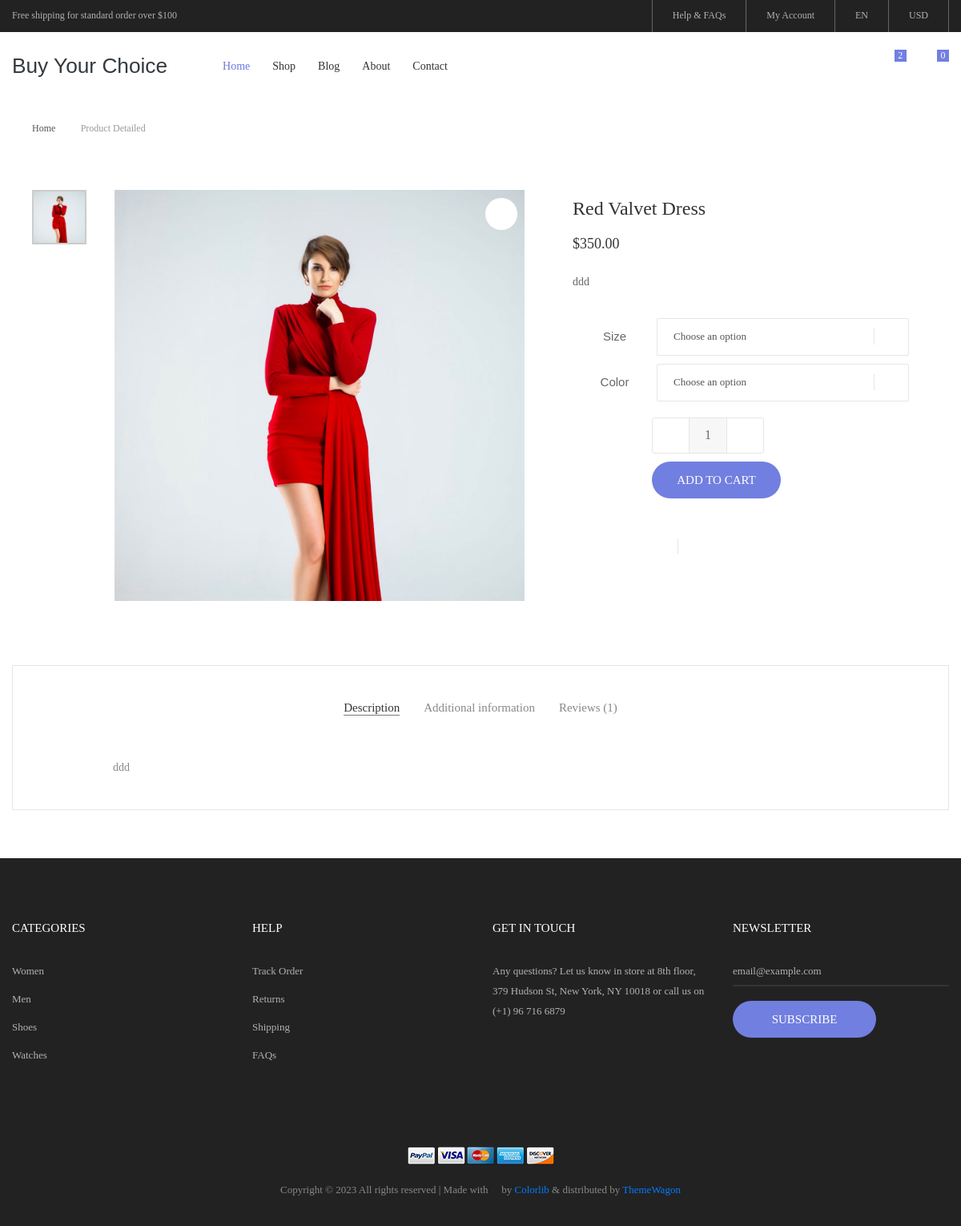
/product_detailed/33, run on the app's committed database.
### Admin/models.py (models this page shows)
class ProductImage(models.Model):
    product = models.ForeignKey(Product, related_name='images', on_delete=models.CASCADE)
    image = models.ImageField(upload_to='product_images/')
    created_at = models.DateTimeField(auto_now_add=True)
    updated_at = models.DateTimeField(auto_now=True)

class Product(models.Model):
    user = models.ForeignKey(User, on_delete=models.CASCADE)
    category = models.ForeignKey(Category, related_name='category', on_delete=models.CASCADE)
    name = models.CharField(max_length=100)
    description = models.TextField()
    location = models.TextField()
    price = models.DecimalField(max_digits=10, decimal_places=2)
    fearured_image = models.ImageField(upload_to='product_images/')
    status = models.IntegerField(default=1)
    created_at = models.DateTimeField(auto_now_add=True)
    updated_at = models.DateTimeField(auto_now=True)

### Ecommerce/views.py (the view)
# urls.py: path('product_detailed/<int:id>',views.product_detailed),
def product_detailed(request,id):
    product = Product.objects.get(pk = id)
    return render(request,'product-detail.html',{'product':product})

### templates/product-detail.html (shortened to what this page needs)
{% extends 'base.html' %}
{% load static %}
{% block content %}
<div class="container" style="margin-top: 80px;">
	<div class="bread-crumb flex-w p-l-25 p-r-15 p-t-30 p-lr-0-lg">
		<a href="index.html" class="stext-109 cl8 hov-cl1 trans-04">
			Home
			<i class="fa fa-angle-right m-l-9 m-r-10" aria-hidden="true"></i>
		</a>
		<span class="stext-109 cl4">
			Product Detailed
		</span>
	</div>
</div>
<section class="sec-product-detail bg0 p-t-65 p-b-60">
	<div class="container">
		<div class="row">
			<div class="col-md-6 col-lg-7 p-b-30">
				<div class="p-l-25 p-r-30 p-lr-0-lg">
					<div class="wrap-slick3 flex-sb flex-w">
						<div class="wrap-slick3-dots"></div>
						<div class="slick3 gallery-lb">
							{% for img in product.images.all %}
							<div class="item-slick3" data-thumb="/{{img.image}}">
								<div class="wrap-pic-w pos-relative">
									<img src="/{{img.image}}" alt="{{img.image}}">
									<a class="flex-c-m size-108 how-pos1 bor0 fs-16 cl10 bg0 hov-btn3 trans-04"
										href="/{{img.image}}">
										<i class="fa fa-expand"></i>
									</a>
								</div>
							</div>
							{% endfor %}
						</div>
					</div>
				</div>
			</div>
			<div class="col-md-6 col-lg-5 p-b-30">
				<div class="p-r-50 p-t-5 p-lr-0-lg">
					<h4 class="mtext-105 cl2 js-name-detail p-b-14">
						{{ product.name }}
					</h4>
					<span class="mtext-106 cl2">
						${{ product.price }}
					</span>
					<p class="stext-102 cl3 p-t-23">
						{{ product.description }}
					</p>
					<div class="p-t-33">
						<div class="flex-w flex-r-m p-b-10">
							<div class="size-203 flex-c-m respon6">
								Size
							</div>
							<div class="size-204 respon6-next">
								<div class="rs1-select2 bor8 bg0">
								</div>
							</div>
						</div>
						<div class="flex-w flex-r-m p-b-10">
							<div class="size-203 flex-c-m respon6">
								Color
							</div>
							<div class="size-204 respon6-next">
								<div class="rs1-select2 bor8 bg0">
								</div>
							</div>
						</div>
						<div class="flex-w flex-r-m p-b-10">
							<form action="/add-to-cart" method="post">
								<div class="size-204 flex-w flex-m respon6-next">
									<div class="wrap-num-product flex-w m-r-20 m-tb-10">
										<div class="btn-num-product-down cl8 hov-btn3 trans-04 flex-c-m">
											<i class="fs-16 zmdi zmdi-minus"></i>
										</div>
										<input class="mtext-104 cl3 txt-center num-product" type="number"
											name="quantity" value="1">
										<div class="btn-num-product-up cl8 hov-btn3 trans-04 flex-c-m">
											<i class="fs-16 zmdi zmdi-plus"></i>
										</div>
									</div>
									<button type="submit"
										class="flex-c-m stext-101 cl0 size-101 bg1 bor1 hov-btn1 p-lr-15 trans-04 js-addcart-detail">
										Add to cart
									</button>
								</div>
							</form>
						</div>
					</div>
					<div class="flex-w flex-m p-l-100 p-t-40 respon7">
						<div class="flex-m bor9 p-r-10 m-r-11">
							<a href="#"
								class="fs-14 cl3 hov-cl1 trans-04 lh-10 p-lr-5 p-tb-2 js-addwish-detail tooltip100"
								data-tooltip="Add to Wishlist">
								<i class="zmdi zmdi-favorite"></i>
							</a>
						</div>
						<a href="#" class="fs-14 cl3 hov-cl1 trans-04 lh-10 p-lr-5 p-tb-2 m-r-8 tooltip100"
							data-tooltip="Facebook">
							<i class="fa fa-facebook"></i>
						</a>
						<a href="#" class="fs-14 cl3 hov-cl1 trans-04 lh-10 p-lr-5 p-tb-2 m-r-8 tooltip100"
							data-tooltip="Twitter">
							<i class="fa fa-twitter"></i>
						</a>
						<a href="#" class="fs-14 cl3 hov-cl1 trans-04 lh-10 p-lr-5 p-tb-2 m-r-8 tooltip100"
							data-tooltip="Google Plus">
							<i class="fa fa-google-plus"></i>
						</a>
					</div>
				</div>
			</div>
		</div>
		<div class="bor10 m-t-50 p-t-43 p-b-40">
			<div class="tab01">
				<ul class="nav nav-tabs" role="tablist">
					<li class="nav-item p-b-10">
						<a class="nav-link active" data-toggle="tab" href="#description" role="tab">Description</a>
					</li>
					<li class="nav-item p-b-10">
						<a class="nav-link" data-toggle="tab" href="#information" role="tab">Additional
							information</a>
					</li>
					<li class="nav-item p-b-10">
						<a class="nav-link" data-toggle="tab" href="#reviews" role="tab">Reviews (1)</a>
					</li>
				</ul>
				<div class="tab-content p-t-43">
					<div class="tab-pane fade show active" id="description" role="tabpanel">
						<div class="how-pos2 p-lr-15-md">
							<p class="stext-102 cl6">
								{{ product.description }}
							</p>
						</div>
					</div>
				</div>
			</div>
		</div>
	</div>
</section>
{% endblock content %}

### static/css/main.css (style rules this page uses)
.container { max-width: 1380px; }
@media (max-width: 1600px) { .container { max-width: 1200px; } }
.slick-slide { outline: none !important; }
.wrap-slick3 { position: relative; }
.wrap-slick3-dots { width: 11.111111%; }
.slick3 { width: 83.333333%; }
.tab01 .nav-tabs { display: -webkit-box; display: -webkit-flex; display: -moz-box; display: -ms-flexbox; display: flex; flex-wrap: wrap; justify-content: center; align-items: center; border: none; }
.tab01 .nav-tabs .nav-item { margin: 0px 15px; }
.tab01 .nav-link { font-family: Poppins-Regular; font-size: 15px; color: #888; line-height: 1.2; padding: 0; border-radius: 0px; border: none; border-bottom: 1px solid transparent; -webkit-transition: all 0.4s; -o-transition: all 0.4s; -moz-transition: all 0.4s; transition: all 0.4s; }
.tab01 .nav-link.active { color: #333; border-color: #797979; }
.wrap-num-product { width: 140px; height: 45px; border: 1px solid #e6e6e6; border-radius: 3px; overflow: hidden; }
.btn-num-product-up, .btn-num-product-down { width: 45px; height: 100%; cursor: pointer; }
.num-product { width: calc(100% - 90px); height: 100%; border-left: 1px solid #e6e6e6; border-right: 1px solid #e6e6e6; background-color: #f7f7f7; }
input.num-product { -moz-appearance: textfield; appearance: none; -webkit-appearance: none; }
.tooltip100 { position: relative; }
.tooltip100::after { content: attr(data-tooltip); font-family: Poppins-Regular; font-size: 12px; color: #888; line-height: 18px; white-space: nowrap; display: block; position: absolute; background: #fff; border: 1px solid #ccc; height: 20px; padding: 0px 8px; top: -35px; left: 50%; -webkit-transform: translateX(-50%); -moz-transform: translateX(-50%); -ms-transform: translateX(-50%); -o-transform: translateX(-50%); transform: translateX(-50%); box-shadow: 0 3px 6px 0px rgba(0,0,0,0.18); -moz-box-shadow: 0 3px 6px 0px rgba(0,0,0,0.18); -webkit-box-shadow: 0 3px 6px 0px rgba(0,0,0,0.18); -o-box-shadow: 0 3px 6px 0px rgba(0,0,0,0.18); -ms-box-shadow: 0 3px 6px 0px rgba(0,0,0,0.18); -webkit-transition: all 0.2s; -o-transition: all 0.2s; -moz-transition: all 0.2s; transition: all 0.2s; visibility: hidden; opacity: 0; }
.cl0 { color: #fff; }
.cl2 { color: #333; }
.cl3 { color: #666; }
.cl4 { color: #999; }
.cl6 { color: #888; }
.cl8 { color: #555; }
.cl10 { color: #1d1d1d; }
.stext-101 { font-family: Poppins-Medium; font-size: 15px; line-height: 1.466667; text-transform: uppercase; }
.stext-102 { font-family: Poppins-Regular; font-size: 14px; line-height: 1.7; }
.stext-109 { font-family: Poppins-Regular; font-size: 12px; line-height: 1.833333; }
.mtext-104 { font-family: Poppins-Medium; font-size: 16px; line-height: 1.6; }
.mtext-105 { font-family: Poppins-Regular; font-size: 24px; line-height: 1.5; }
.mtext-106 { font-family: Poppins-SemiBold; font-size: 18px; line-height: 1.388888; }
.size-101 { min-width: 161px; height: 46px; }
.size-108 { width: 40px; height: 40px; }
.size-203 { width: 105px; }
.size-204 { width: calc(100% - 105px); }
.bg0 { background-color: #fff; }
.bg1 { background-color: #717fe0; }
.bor0 { border-radius: 50%; }
.bor1 { border-radius: 23px; }
.bor8 { border: 1px solid #e6e6e6; border-radius: 2px; }
.bor9 { border-right: 1px solid #e6e6e6; }
.bor10 { border: 1px solid #e6e6e6; }
.how-pos1 { position: absolute; top: 10px; right: 10px; }
.how-pos2 { padding-left: 10.7%; padding-right: 11%; }

### data on the page
ProductImage: image (picture)
Product: name "Red Valvet Dress", price "350.00", description "ddd"
